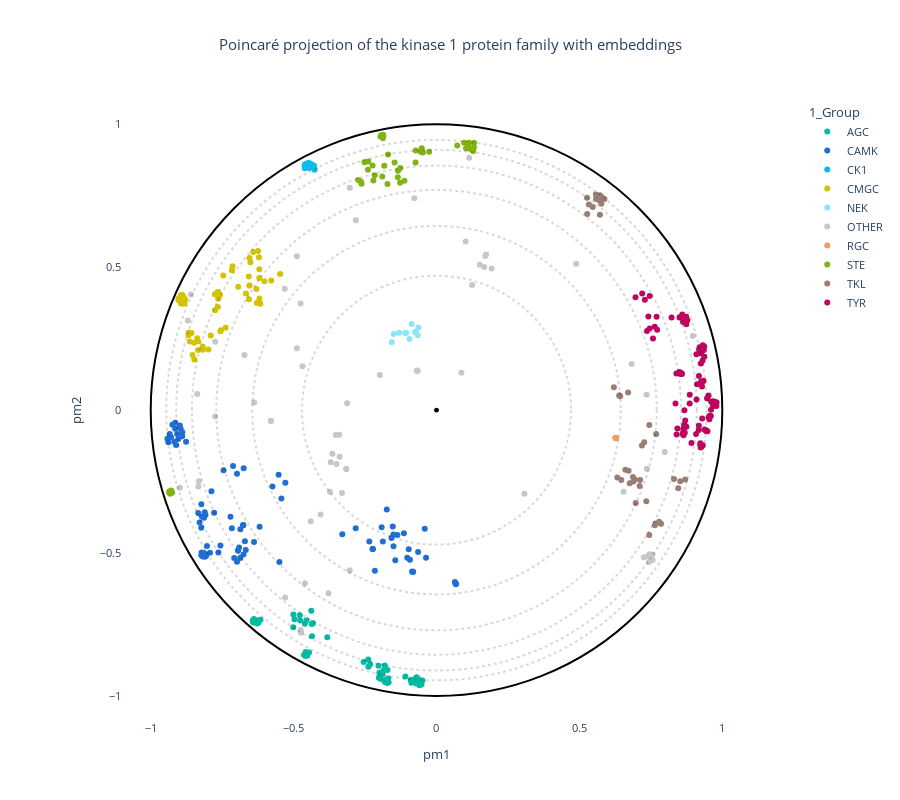

The notebook cell this image was saved under:
### Code cell
# OPTIONS =================================================
#Here you can set different parameters to color & annotate the resulting projection:
if embed :
    title = "Poincaré projection of the kinase 1 protein family with embeddings"  
else :
    title = "Poincaré projection of the kinase 1 protein family without embeddings"  

#----------------------------------------------------------
# Select the coloring from annotation .csv file:
labels_name = "1_Group"
# Select classes to label among the "labels_name" or "second_labels_name" column (comma separated list):
second_labels_name = ""
labels_text = []
show_text = False
#----------------------------------------------------------
# Use a custom color palette:
color_palette = kinase_palette #Default: None
use_custom_palette = True
#==========================================================


#Check projection visualization parameters
#Labels name
if labels_name == "":
    labels_name = None
elif labels_name not in annotation_names:
    raise NameError(f"labels_name {labels_name} is not in the availables annotations.\nAvailables annotations: {annotation_names}")
#Second labels name
if second_labels_name == "":
    second_labels_name = None
elif second_labels_name not in annotation_names:
    raise NameError(f'"second_labels_name" {second_labels_name} is not in the availables annotations.\nAvailables annotations: {annotation_names}')

if not use_custom_palette:
    color_palette = None

#Plot graph
fig = plot_embedding_interactive(df_embedding, 
                                 labels_name = labels_name,
                                 second_labels_name = second_labels_name, 
                                 show_text = show_text,
                                 labels_text = labels_text,
                                 color_palette = color_palette, 
                                 title = title, 
                                 fontsize = 11)
fig.show()

### Figure 1 — Plotly figure (JSON) as saved in the notebook; plotly's stock layout.template omitted (floating-point values rounded to 4 significant figures; data arrays with more than 128 entries replaced by an {"elided": "..."} marker saying what was removed)
{"data": [{"customdata": {"elided": "62x19 mixed values"}, "hovertemplate": "<b>%{hovertext}</b><br><br>1_Group=%{customdata[1]}<br>pm1=%{x}<br>pm2=%{y}<br>proteins_id=%{customdata[0]}<br>2_Gene=%{customdata[2]}<br>3_HGNC=%{customdata[3]}<br>4_Uni_entry=%{customdata[4]}<br>5_Uni_acc=%{customdata[5]}<br>6_Domain_begin=%{customdata[6]}<br>7_Domain_end=%{customdata[7]}<br>8_Domain_length=%{customdata[8]}<br>9_Largest_insert_length=%{customdata[9]}<br>10_PDB_validation=%{customdata[10]}<br>11_Conformational_state=%{customdata[11]}<br>12_Dihedral_state=%{customdata[12]}<br>13_Group_in_Uni=%{customdata[13]}<br>14_Group_in_Manning=%{customdata[14]}<br>15_Synonymn=%{customdata[15]}<br>evo_distance=%{customdata[16]}<br>decile_domain=%{customdata[17]}<br>small_cluster=%{customdata[18]}<extra></extra>", "hovertext": ["AGC", "AGC", "AGC", "AGC", "AGC", "AGC", "AGC", "AGC", "AGC", "AGC", "AGC", "AGC", "AGC", "AGC", "AGC", "AGC", "AGC", "AGC", "AGC", "AGC", "AGC", "AGC", "AGC", "AGC", "AGC", "AGC", "AGC", "AGC", "AGC", "AGC", "AGC", "AGC", "AGC", "AGC", "AGC", "AGC", "AGC", "AGC", "AGC", "AGC", "AGC", "AGC", "AGC", "AGC", "AGC", "AGC", "AGC", "AGC", "AGC", "AGC", "AGC", "AGC", "AGC", "AGC", "AGC", "AGC", "AGC", "AGC", "AGC", "AGC", "AGC", "AGC"], "legendgroup": "AGC", "marker": {"color": "#00bba1", "symbol": "circle"}, "mode": "markers", "name": "AGC", "orientation": "v", "showlegend": true, "type": "scatter", "x": [-0.1713, -0.181, -0.2029, -0.6359, -0.6337, -0.6397, -0.642, -0.6429, -0.4636, -0.4461, -0.4577, -0.4519, -0.4587, -0.4547, -0.4586, -0.6249, -0.6269, -0.2383, -0.2548, -0.2387, -0.2322, -0.382, -0.202, -0.1964, -0.09001, -0.08792, -0.1089, -0.1773, -0.1728, -0.1686, -0.07083, -0.05924, -0.06957, -0.06595, -0.06093, -0.04912, -0.05244, -0.0767, -0.0595, -0.1676, -0.1726, -0.1802, -0.1836, -0.6348, -0.639, -0.477, -0.4549, -0.4607, -0.4356, -0.4381, -0.4786, -0.4968, -0.5008, -0.5012, -0.1885, -0.186, -0.1998, -0.4332, -0.4332, -0.4362, -0.6227, -0.6161], "xaxis": "x", "y": [-0.9091, -0.8939, -0.8941, -0.7431, -0.7391, -0.7385, -0.7426, -0.7362, -0.8565, -0.8479, -0.846, -0.8587, -0.8534, -0.8549, -0.8606, -0.7366, -0.7464, -0.8977, -0.8812, -0.8723, -0.8893, -0.7946, -0.9361, -0.9404, -0.9444, -0.9538, -0.9316, -0.9432, -0.9445, -0.9389, -0.957, -0.9507, -0.935, -0.9514, -0.9423, -0.9461, -0.9597, -0.9419, -0.9627, -0.9522, -0.9546, -0.9514, -0.9465, -0.7336, -0.731, -0.7365, -0.7348, -0.7479, -0.791, -0.7017, -0.7173, -0.7321, -0.7149, -0.76, -0.923, -0.9115, -0.9193, -0.7462, -0.7461, -0.748, -0.743, -0.7332], "yaxis": "y"}, {"customdata": {"elided": "93x19 mixed values"}, "hovertemplate": "<b>%{hovertext}</b><br><br>1_Group=%{customdata[1]}<br>pm1=%{x}<br>pm2=%{y}<br>proteins_id=%{customdata[0]}<br>2_Gene=%{customdata[2]}<br>3_HGNC=%{customdata[3]}<br>4_Uni_entry=%{customdata[4]}<br>5_Uni_acc=%{customdata[5]}<br>6_Domain_begin=%{customdata[6]}<br>7_Domain_end=%{customdata[7]}<br>8_Domain_length=%{customdata[8]}<br>9_Largest_insert_length=%{customdata[9]}<br>10_PDB_validation=%{customdata[10]}<br>11_Conformational_state=%{customdata[11]}<br>12_Dihedral_state=%{customdata[12]}<br>13_Group_in_Uni=%{customdata[13]}<br>14_Group_in_Manning=%{customdata[14]}<br>15_Synonymn=%{customdata[15]}<br>evo_distance=%{customdata[16]}<br>decile_domain=%{customdata[17]}<br>small_cluster=%{customdata[18]}<extra></extra>", "hovertext": ["CAMK", "CAMK", "CAMK", "CAMK", "CAMK", "CAMK", "CAMK", "CAMK", "CAMK", "CAMK", "CAMK", "CAMK", "CAMK", "CAMK", "CAMK", "CAMK", "CAMK", "CAMK", "CAMK", "CAMK", "CAMK", "CAMK", "CAMK", "CAMK", "CAMK", "CAMK", "CAMK", "CAMK", "CAMK", "CAMK", "CAMK", "CAMK", "CAMK", "CAMK", "CAMK", "CAMK", "CAMK", "CAMK", "CAMK", "CAMK", "CAMK", "CAMK", "CAMK", "CAMK", "CAMK", "CAMK", "CAMK", "CAMK", "CAMK", "CAMK", "CAMK", "CAMK", "CAMK", "CAMK", "CAMK", "CAMK", "CAMK", "CAMK", "CAMK", "CAMK", "CAMK", "CAMK", "CAMK", "CAMK", "CAMK", "CAMK", "CAMK", "CAMK", "CAMK", "CAMK", "CAMK", "CAMK", "CAMK", "CAMK", "CAMK", "CAMK", "CAMK", "CAMK", "CAMK", "CAMK", "CAMK", "CAMK", "CAMK", "CAMK", "CAMK", "CAMK", "CAMK", "CAMK", "CAMK", "CAMK", "CAMK", "CAMK", "CAMK"], "legendgroup": "CAMK", "marker": {"color": "#1f6ed4", "symbol": "circle"}, "mode": "markers", "name": "CAMK", "orientation": "v", "showlegend": true, "type": "scatter", "x": [-0.5738, -0.529, -0.5427, -0.1504, -0.1505, -0.6908, -0.6753, -0.6943, -0.8085, -0.8209, -0.8135, -0.811, -0.6704, -0.08374, -0.08152, -0.687, -0.8338, -0.2157, -0.6385, -0.9076, -0.8894, -0.8762, -0.7161, -0.6862, -0.7211, -0.174, -0.9175, -0.7633, -0.756, -0.8031, -0.1368, -0.1576, -0.192, -0.153, -0.1442, -0.8062, -0.7927, -0.9142, -0.924, -0.9145, -0.8981, -0.1141, -0.3296, -0.2827, -0.929, -0.9383, -0.2352, -0.7874, -0.8227, -0.2234, -0.2234, -0.223, -0.7118, -0.6748, -0.7451, -0.5524, -0.6981, -0.6675, -0.1024, -0.09284, -0.6764, -0.6762, -0.6768, -0.7079, -0.698, -0.8098, -0.8174, -0.8177, -0.8131, -0.8218, -0.8231, -0.06446, -0.03665, -0.09713, -0.04113, -0.1877, -0.9335, -0.9417, -0.0854, -0.9034, -0.8897, -0.6189, -0.5495, -0.7782, -0.829, -0.8232, -0.9112, 0.0671, 0.0677, 0.06695, 0.06771, 0.0645, -0.8952], "xaxis": "x", "y": [-0.2671, -0.2538, -0.3092, -0.476, -0.4351, -0.481, -0.5051, -0.4922, -0.3667, -0.3721, -0.3764, -0.357, -0.4591, -0.5662, -0.5655, -0.5172, -0.3602, -0.562, -0.4613, -0.08329, -0.0775, -0.1107, -0.4132, -0.4165, -0.3729, -0.348, -0.1107, -0.4983, -0.4736, -0.4756, -0.4366, -0.4475, -0.41, -0.4069, -0.5252, -0.5092, -0.4991, -0.04396, -0.05136, -0.06499, -0.05358, -0.4306, -0.434, -0.4135, -0.09484, -0.1123, -0.4593, -0.2837, -0.3295, -0.4856, -0.4861, -0.4857, -0.1956, -0.2036, -0.2103, -0.2262, -0.2224, -0.4895, -0.5167, -0.5239, -0.4024, -0.4022, -0.4025, -0.5172, -0.5309, -0.5131, -0.5076, -0.5125, -0.5002, -0.4985, -0.5078, -0.4964, -0.5162, -0.4864, -0.4149, -0.4597, -0.08364, -0.09991, -0.565, -0.101, -0.09124, -0.4083, -0.531, -0.359, -0.3936, -0.4116, -0.1221, -0.6073, -0.6081, -0.6068, -0.6086, -0.6015, -0.06536], "yaxis": "y"}, {"customdata": {"elided": "12x19 mixed values"}, "hovertemplate": "<b>%{hovertext}</b><br><br>1_Group=%{customdata[1]}<br>pm1=%{x}<br>pm2=%{y}<br>proteins_id=%{customdata[0]}<br>2_Gene=%{customdata[2]}<br>3_HGNC=%{customdata[3]}<br>4_Uni_entry=%{customdata[4]}<br>5_Uni_acc=%{customdata[5]}<br>6_Domain_begin=%{customdata[6]}<br>7_Domain_end=%{customdata[7]}<br>8_Domain_length=%{customdata[8]}<br>9_Largest_insert_length=%{customdata[9]}<br>10_PDB_validation=%{customdata[10]}<br>11_Conformational_state=%{customdata[11]}<br>12_Dihedral_state=%{customdata[12]}<br>13_Group_in_Uni=%{customdata[13]}<br>14_Group_in_Manning=%{customdata[14]}<br>15_Synonymn=%{customdata[15]}<br>evo_distance=%{customdata[16]}<br>decile_domain=%{customdata[17]}<br>small_cluster=%{customdata[18]}<extra></extra>", "hovertext": ["CK1", "CK1", "CK1", "CK1", "CK1", "CK1", "CK1", "CK1", "CK1", "CK1", "CK1", "CK1"], "legendgroup": "CK1", "marker": {"color": "#0dbae9", "symbol": "circle"}, "mode": "markers", "name": "CK1", "orientation": "v", "showlegend": true, "type": "scatter", "x": [-0.4413, -0.4372, -0.4455, -0.4492, -0.4476, -0.4512, -0.4455, -0.4264, -0.4287, -0.4612, -0.4604, -0.46], "xaxis": "x", "y": [0.8542, 0.8606, 0.8475, 0.8528, 0.8591, 0.8635, 0.8644, 0.8412, 0.8554, 0.8533, 0.8463, 0.8607], "yaxis": "y"}, {"customdata": {"elided": "65x19 mixed values"}, "hovertemplate": "<b>%{hovertext}</b><br><br>1_Group=%{customdata[1]}<br>pm1=%{x}<br>pm2=%{y}<br>proteins_id=%{customdata[0]}<br>2_Gene=%{customdata[2]}<br>3_HGNC=%{customdata[3]}<br>4_Uni_entry=%{customdata[4]}<br>5_Uni_acc=%{customdata[5]}<br>6_Domain_begin=%{customdata[6]}<br>7_Domain_end=%{customdata[7]}<br>8_Domain_length=%{customdata[8]}<br>9_Largest_insert_length=%{customdata[9]}<br>10_PDB_validation=%{customdata[10]}<br>11_Conformational_state=%{customdata[11]}<br>12_Dihedral_state=%{customdata[12]}<br>13_Group_in_Uni=%{customdata[13]}<br>14_Group_in_Manning=%{customdata[14]}<br>15_Synonymn=%{customdata[15]}<br>evo_distance=%{customdata[16]}<br>decile_domain=%{customdata[17]}<br>small_cluster=%{customdata[18]}<extra></extra>", "hovertext": ["CMGC", "CMGC", "CMGC", "CMGC", "CMGC", "CMGC", "CMGC", "CMGC", "CMGC", "CMGC", "CMGC", "CMGC", "CMGC", "CMGC", "CMGC", "CMGC", "CMGC", "CMGC", "CMGC", "CMGC", "CMGC", "CMGC", "CMGC", "CMGC", "CMGC", "CMGC", "CMGC", "CMGC", "CMGC", "CMGC", "CMGC", "CMGC", "CMGC", "CMGC", "CMGC", "CMGC", "CMGC", "CMGC", "CMGC", "CMGC", "CMGC", "CMGC", "CMGC", "CMGC", "CMGC", "CMGC", "CMGC", "CMGC", "CMGC", "CMGC", "CMGC", "CMGC", "CMGC", "CMGC", "CMGC", "CMGC", "CMGC", "CMGC", "CMGC", "CMGC", "CMGC", "CMGC", "CMGC", "CMGC", "CMGC"], "legendgroup": "CMGC", "marker": {"color": "#d5c203", "symbol": "circle"}, "mode": "markers", "name": "CMGC", "orientation": "v", "showlegend": true, "type": "scatter", "x": [-0.6567, -0.6196, -0.6543, -0.6544, -0.6164, -0.6211, -0.6412, -0.6244, -0.6212, -0.651, -0.6544, -0.6021, -0.6302, -0.6938, -0.6668, -0.5781, -0.62, -0.5471, -0.6565, -0.6202, -0.6285, -0.764, -0.7635, -0.7756, -0.7663, -0.7581, -0.9024, -0.9029, -0.9005, -0.9017, -0.754, -0.7561, -0.7379, -0.8796, -0.8866, -0.8927, -0.8856, -0.8915, -0.7651, -0.7746, -0.8823, -0.888, -0.8874, -0.8941, -0.7138, -0.716, -0.8341, -0.8572, -0.8373, -0.8628, -0.8484, -0.834, -0.7901, -0.8177, -0.8536, -0.8474, -0.7979, -0.8678, -0.8672, -0.746, -0.8177, -0.8815, -0.8937, -0.8927, -0.8893], "xaxis": "x", "y": [0.4679, 0.3902, 0.4364, 0.4365, 0.3722, 0.377, 0.5536, 0.5564, 0.5345, 0.5173, 0.532, 0.4512, 0.4236, 0.432, 0.4084, 0.4536, 0.4934, 0.4766, 0.3884, 0.4624, 0.3745, 0.3895, 0.413, 0.4056, 0.4125, 0.4019, 0.3844, 0.3877, 0.3875, 0.3912, 0.2796, 0.2764, 0.2883, 0.3875, 0.3886, 0.3939, 0.3966, 0.3871, 0.3607, 0.3494, 0.3728, 0.3729, 0.3797, 0.3729, 0.5032, 0.4893, 0.2103, 0.2701, 0.2514, 0.2404, 0.2361, 0.2408, 0.2608, 0.2116, 0.1927, 0.1771, 0.2117, 0.2619, 0.2709, 0.4711, 0.2221, 0.3792, 0.4002, 0.4026, 0.4031], "yaxis": "y"}, {"customdata": {"elided": "11x19 mixed values"}, "hovertemplate": "<b>%{hovertext}</b><br><br>1_Group=%{customdata[1]}<br>pm1=%{x}<br>pm2=%{y}<br>proteins_id=%{customdata[0]}<br>2_Gene=%{customdata[2]}<br>3_HGNC=%{customdata[3]}<br>4_Uni_entry=%{customdata[4]}<br>5_Uni_acc=%{customdata[5]}<br>6_Domain_begin=%{customdata[6]}<br>7_Domain_end=%{customdata[7]}<br>8_Domain_length=%{customdata[8]}<br>9_Largest_insert_length=%{customdata[9]}<br>10_PDB_validation=%{customdata[10]}<br>11_Conformational_state=%{customdata[11]}<br>12_Dihedral_state=%{customdata[12]}<br>13_Group_in_Uni=%{customdata[13]}<br>14_Group_in_Manning=%{customdata[14]}<br>15_Synonymn=%{customdata[15]}<br>evo_distance=%{customdata[16]}<br>decile_domain=%{customdata[17]}<br>small_cluster=%{customdata[18]}<extra></extra>", "hovertext": ["NEK", "NEK", "NEK", "NEK", "NEK", "NEK", "NEK", "NEK", "NEK", "NEK", "NEK"], "legendgroup": "NEK", "marker": {"color": "#8ce4fa", "symbol": "circle"}, "mode": "markers", "name": "NEK", "orientation": "v", "showlegend": true, "type": "scatter", "x": [-0.06534, -0.1565, -0.07393, -0.08706, -0.07359, -0.06338, -0.09445, -0.1306, -0.1494, -0.1092, -0.1066], "xaxis": "x", "y": [0.2621, 0.2376, 0.2738, 0.3011, 0.2729, 0.2891, 0.249, 0.2704, 0.2666, 0.2695, 0.2699], "yaxis": "y"}, {"customdata": {"elided": "66x19 mixed values"}, "hovertemplate": "<b>%{hovertext}</b><br><br>1_Group=%{customdata[1]}<br>pm1=%{x}<br>pm2=%{y}<br>proteins_id=%{customdata[0]}<br>2_Gene=%{customdata[2]}<br>3_HGNC=%{customdata[3]}<br>4_Uni_entry=%{customdata[4]}<br>5_Uni_acc=%{customdata[5]}<br>6_Domain_begin=%{customdata[6]}<br>7_Domain_end=%{customdata[7]}<br>8_Domain_length=%{customdata[8]}<br>9_Largest_insert_length=%{customdata[9]}<br>10_PDB_validation=%{customdata[10]}<br>11_Conformational_state=%{customdata[11]}<br>12_Dihedral_state=%{customdata[12]}<br>13_Group_in_Uni=%{customdata[13]}<br>14_Group_in_Manning=%{customdata[14]}<br>15_Synonymn=%{customdata[15]}<br>evo_distance=%{customdata[16]}<br>decile_domain=%{customdata[17]}<br>small_cluster=%{customdata[18]}<extra></extra>", "hovertext": ["OTHER", "OTHER", "OTHER", "OTHER", "OTHER", "OTHER", "OTHER", "OTHER", "OTHER", "OTHER", "OTHER", "OTHER", "OTHER", "OTHER", "OTHER", "OTHER", "OTHER", "OTHER", "OTHER", "OTHER", "OTHER", "OTHER", "OTHER", "OTHER", "OTHER", "OTHER", "OTHER", "OTHER", "OTHER", "OTHER", "OTHER", "OTHER", "OTHER", "OTHER", "OTHER", "OTHER", "OTHER", "OTHER", "OTHER", "OTHER", "OTHER", "OTHER", "OTHER", "OTHER", "OTHER", "OTHER", "OTHER", "OTHER", "OTHER", "OTHER", "OTHER", "OTHER", "OTHER", "OTHER", "OTHER", "OTHER", "OTHER", "OTHER", "OTHER", "OTHER", "OTHER", "OTHER", "OTHER", "OTHER", "OTHER", "OTHER"], "legendgroup": "OTHER", "marker": {"color": "#c7c7c7", "symbol": "circle"}, "mode": "markers", "name": "OTHER", "orientation": "v", "showlegend": true, "type": "scatter", "x": [-0.0661, -0.06678, -0.7749, -0.8371, -0.7742, -0.3308, 0.6825, 0.1249, 0.1928, 0.1668, 0.1143, 0.1511, -0.8318, -0.8335, -0.06868, 0.3079, -0.3727, -0.3161, 0.735, 0.7987, 0.7439, 0.7563, -0.1982, 0.6544, -0.3404, -0.5794, -0.4605, -0.6719, -0.6381, -0.4885, 0.1024, 0.8967, -0.5798, -0.0777, -0.8981, -0.4743, -0.4749, -0.3037, -0.3781, -0.469, -0.4884, -0.2823, -0.5299, 0.08723, -0.4756, -0.3529, -0.313, -0.8701, -0.3032, -0.3157, 0.736, -0.44, -0.4056, 0.489, -0.531, -0.8596, -0.3501, -0.3702, -0.3388, -0.3643, 0.1706, 0.1736, 0.7448, 0.7396, 0.7254, 0.7559], "xaxis": "x", "y": [0.1381, 0.1372, -0.02189, 0.0567, 0.2391, -0.2899, 0.1619, 0.4379, 0.4955, 0.5012, 0.8833, 0.5086, -0.2493, -0.2674, 0.1385, -0.2922, -0.2858, -0.2061, 0.05371, -0.1461, -0.5312, -0.5248, 0.1228, -0.2855, -0.08593, -0.03797, -0.6053, 0.1929, 0.0268, 0.5381, 0.5898, 0.2597, -0.03774, 0.7418, -0.2715, -0.7789, -0.7692, -0.5602, -0.6406, 0.1535, 0.2169, 0.6641, -0.6553, 0.1307, 0.3728, -0.08672, 0.02448, 0.3134, 0.7782, -0.2061, -0.2051, -0.3889, -0.365, 0.5118, 0.4243, 0.4046, -0.1889, -0.1822, -0.1628, -0.1525, 0.5392, 0.5448, -0.5042, -0.5113, -0.5146, -0.5049], "yaxis": "y"}, {"customdata": [[310, "RGC", "GUCY2C", "HGNC:4688", "GUC2C_HUMAN", "P25092", 489, 747, 259, 19, "nan", "nan", "nan", "RGC", "RGC", "GUC2C,STAR", 2.488, 2, "Other"], [311, "RGC", "GUCY2D", "HGNC:4689", "GUC2D_HUMAN", "Q02846", 510, 807, 298, 26, "nan", "nan", "nan", "RGC", "RGC", "CORD6,GUC1A4,GUC2D,RETGC,RETGC1", 2.543, 8, "Other"], [312, "RGC", "GUCY2F", "HGNC:4691", "GUC2F_HUMAN", "P51841", 547, 811, 265, 14, "nan", "nan", "nan", "RGC", "RGC", "GUC2F,RETGC2", 2.446, 5, "Other"], [313, "RGC", "NPR1", "HGNC:7943", "ANPRA_HUMAN", "P16066", 533, 803, 271, 15, "nan", "nan", "nan", "RGC", "RGC", "ANPRA", 2.158, 6, "Other"], [314, "RGC", "NPR2", "HGNC:7944", "ANPRB_HUMAN", "P20594", 517, 788, 272, 15, "nan", "nan", "nan", "RGC", "RGC", "ANPRB", 2.134, 6, "Other"]], "hovertemplate": "<b>%{hovertext}</b><br><br>1_Group=%{customdata[1]}<br>pm1=%{x}<br>pm2=%{y}<br>proteins_id=%{customdata[0]}<br>2_Gene=%{customdata[2]}<br>3_HGNC=%{customdata[3]}<br>4_Uni_entry=%{customdata[4]}<br>5_Uni_acc=%{customdata[5]}<br>6_Domain_begin=%{customdata[6]}<br>7_Domain_end=%{customdata[7]}<br>8_Domain_length=%{customdata[8]}<br>9_Largest_insert_length=%{customdata[9]}<br>10_PDB_validation=%{customdata[10]}<br>11_Conformational_state=%{customdata[11]}<br>12_Dihedral_state=%{customdata[12]}<br>13_Group_in_Uni=%{customdata[13]}<br>14_Group_in_Manning=%{customdata[14]}<br>15_Synonymn=%{customdata[15]}<br>evo_distance=%{customdata[16]}<br>decile_domain=%{customdata[17]}<br>small_cluster=%{customdata[18]}<extra></extra>", "hovertext": ["RGC", "RGC", "RGC", "RGC", "RGC"], "legendgroup": "RGC", "marker": {"color": "#f59a62", "symbol": "circle"}, "mode": "markers", "name": "RGC", "orientation": "v", "showlegend": true, "type": "scatter", "x": [0.6278, 0.6268, 0.6267, 0.627, 0.6266], "xaxis": "x", "y": [-0.09832, -0.09789, -0.09706, -0.09785, -0.09773], "yaxis": "y"}, {"customdata": {"elided": "47x19 mixed values"}, "hovertemplate": "<b>%{hovertext}</b><br><br>1_Group=%{customdata[1]}<br>pm1=%{x}<br>pm2=%{y}<br>proteins_id=%{customdata[0]}<br>2_Gene=%{customdata[2]}<br>3_HGNC=%{customdata[3]}<br>4_Uni_entry=%{customdata[4]}<br>5_Uni_acc=%{customdata[5]}<br>6_Domain_begin=%{customdata[6]}<br>7_Domain_end=%{customdata[7]}<br>8_Domain_length=%{customdata[8]}<br>9_Largest_insert_length=%{customdata[9]}<br>10_PDB_validation=%{customdata[10]}<br>11_Conformational_state=%{customdata[11]}<br>12_Dihedral_state=%{customdata[12]}<br>13_Group_in_Uni=%{customdata[13]}<br>14_Group_in_Manning=%{customdata[14]}<br>15_Synonymn=%{customdata[15]}<br>evo_distance=%{customdata[16]}<br>decile_domain=%{customdata[17]}<br>small_cluster=%{customdata[18]}<extra></extra>", "hovertext": ["STE", "STE", "STE", "STE", "STE", "STE", "STE", "STE", "STE", "STE", "STE", "STE", "STE", "STE", "STE", "STE", "STE", "STE", "STE", "STE", "STE", "STE", "STE", "STE", "STE", "STE", "STE", "STE", "STE", "STE", "STE", "STE", "STE", "STE", "STE", "STE", "STE", "STE", "STE", "STE", "STE", "STE", "STE", "STE", "STE", "STE", "STE"], "legendgroup": "STE", "marker": {"color": "#80b412", "symbol": "circle"}, "mode": "markers", "name": "STE", "orientation": "v", "showlegend": true, "type": "scatter", "x": [-0.1877, -0.1907, -0.1903, -0.1857, -0.1962, -0.1933, -0.1871, 0.09673, 0.07259, 0.1162, 0.1034, 0.1099, 0.1142, 0.1315, 0.1285, 0.1309, -0.1716, -0.1467, -0.1353, -0.1347, -0.05598, -0.127, -0.04769, -0.07296, -0.02563, -0.05164, -0.2237, -0.9351, -0.9352, -0.9316, -0.9283, -0.9252, -0.9308, -0.112, -0.1275, -0.2209, -0.1898, -0.2161, -0.1695, -0.2397, -0.1828, -0.2389, -0.2519, -0.2622, -0.2738, -0.2646, -0.07349], "xaxis": "x", "y": [0.9514, 0.9566, 0.9603, 0.9591, 0.9572, 0.962, 0.9636, 0.9354, 0.9258, 0.9142, 0.9162, 0.9273, 0.9353, 0.936, 0.9064, 0.9199, 0.7912, 0.8661, 0.8146, 0.8372, 0.9041, 0.8474, 0.9011, 0.9089, 0.9039, 0.9168, 0.8562, -0.2844, -0.2894, -0.2926, -0.2814, -0.289, -0.2871, 0.8028, 0.796, 0.8037, 0.8174, 0.8217, 0.8946, 0.841, 0.8554, 0.8698, 0.867, 0.7925, 0.8053, 0.7998, 0.8664], "yaxis": "y"}, {"customdata": {"elided": "42x19 mixed values"}, "hovertemplate": "<b>%{hovertext}</b><br><br>1_Group=%{customdata[1]}<br>pm1=%{x}<br>pm2=%{y}<br>proteins_id=%{customdata[0]}<br>2_Gene=%{customdata[2]}<br>3_HGNC=%{customdata[3]}<br>4_Uni_entry=%{customdata[4]}<br>5_Uni_acc=%{customdata[5]}<br>6_Domain_begin=%{customdata[6]}<br>7_Domain_end=%{customdata[7]}<br>8_Domain_length=%{customdata[8]}<br>9_Largest_insert_length=%{customdata[9]}<br>10_PDB_validation=%{customdata[10]}<br>11_Conformational_state=%{customdata[11]}<br>12_Dihedral_state=%{customdata[12]}<br>13_Group_in_Uni=%{customdata[13]}<br>14_Group_in_Manning=%{customdata[14]}<br>15_Synonymn=%{customdata[15]}<br>evo_distance=%{customdata[16]}<br>decile_domain=%{customdata[17]}<br>small_cluster=%{customdata[18]}<extra></extra>", "hovertext": ["TKL", "TKL", "TKL", "TKL", "TKL", "TKL", "TKL", "TKL", "TKL", "TKL", "TKL", "TKL", "TKL", "TKL", "TKL", "TKL", "TKL", "TKL", "TKL", "TKL", "TKL", "TKL", "TKL", "TKL", "TKL", "TKL", "TKL", "TKL", "TKL", "TKL", "TKL", "TKL", "TKL", "TKL", "TKL", "TKL", "TKL", "TKL", "TKL", "TKL", "TKL", "TKL"], "legendgroup": "TKL", "marker": {"color": "#997e73", "symbol": "circle"}, "mode": "markers", "name": "TKL", "orientation": "v", "showlegend": true, "type": "scatter", "x": [0.577, 0.5704, 0.5577, 0.5331, 0.5467, 0.5721, 0.572, 0.6394, 0.7662, 0.5875, 0.5787, 0.5273, 0.7445, 0.6887, 0.8457, 0.8529, 0.8702, 0.8311, 0.7858, 0.7788, 0.7686, 0.7446, 0.6466, 0.6326, 0.6943, 0.7124, 0.6971, 0.7108, 0.6759, 0.6608, 0.672, 0.6874, 0.7641, 0.6705, 0.6402, 0.6206, 0.6428, 0.7188, 0.7269, 0.5582, 0.5266, 0.7342], "xaxis": "x", "y": [0.7218, 0.7336, 0.7542, 0.7194, 0.7108, 0.7521, 0.6834, 0.05094, -0.3978, 0.7387, 0.7453, 0.6862, -0.4366, -0.2501, -0.2731, -0.2485, -0.243, -0.2412, -0.3976, -0.3909, -0.08381, -0.05181, -0.2448, -0.2359, -0.2429, -0.2448, -0.3247, -0.2659, -0.2555, -0.209, -0.2118, -0.2336, -0.4027, 0.06141, 0.05091, 0.07983, 0.04846, -0.1237, -0.112, 0.7387, 0.7429, -0.3191], "yaxis": "y"}, {"customdata": {"elided": "94x19 mixed values"}, "hovertemplate": "<b>%{hovertext}</b><br><br>1_Group=%{customdata[1]}<br>pm1=%{x}<br>pm2=%{y}<br>proteins_id=%{customdata[0]}<br>2_Gene=%{customdata[2]}<br>3_HGNC=%{customdata[3]}<br>4_Uni_entry=%{customdata[4]}<br>5_Uni_acc=%{customdata[5]}<br>6_Domain_begin=%{customdata[6]}<br>7_Domain_end=%{customdata[7]}<br>8_Domain_length=%{customdata[8]}<br>9_Largest_insert_length=%{customdata[9]}<br>10_PDB_validation=%{customdata[10]}<br>11_Conformational_state=%{customdata[11]}<br>12_Dihedral_state=%{customdata[12]}<br>13_Group_in_Uni=%{customdata[13]}<br>14_Group_in_Manning=%{customdata[14]}<br>15_Synonymn=%{customdata[15]}<br>evo_distance=%{customdata[16]}<br>decile_domain=%{customdata[17]}<br>small_cluster=%{customdata[18]}<extra></extra>", "hovertext": ["TYR", "TYR", "TYR", "TYR", "TYR", "TYR", "TYR", "TYR", "TYR", "TYR", "TYR", "TYR", "TYR", "TYR", "TYR", "TYR", "TYR", "TYR", "TYR", "TYR", "TYR", "TYR", "TYR", "TYR", "TYR", "TYR", "TYR", "TYR", "TYR", "TYR", "TYR", "TYR", "TYR", "TYR", "TYR", "TYR", "TYR", "TYR", "TYR", "TYR", "TYR", "TYR", "TYR", "TYR", "TYR", "TYR", "TYR", "TYR", "TYR", "TYR", "TYR", "TYR", "TYR", "TYR", "TYR", "TYR", "TYR", "TYR", "TYR", "TYR", "TYR", "TYR", "TYR", "TYR", "TYR", "TYR", "TYR", "TYR", "TYR", "TYR", "TYR", "TYR", "TYR", "TYR", "TYR", "TYR", "TYR", "TYR", "TYR", "TYR", "TYR", "TYR", "TYR", "TYR", "TYR", "TYR", "TYR", "TYR", "TYR", "TYR", "TYR", "TYR", "TYR", "TYR"], "legendgroup": "TYR", "marker": {"color": "#bd065f", "symbol": "circle"}, "mode": "markers", "name": "TYR", "orientation": "v", "showlegend": true, "type": "scatter", "x": [0.9311, 0.918, 0.9181, 0.926, 0.8393, 0.8612, 0.9246, 0.9231, 0.8742, 0.892, 0.9301, 0.9258, 0.9438, 0.9606, 0.9795, 0.9669, 0.9711, 0.9729, 0.9673, 0.9698, 0.9762, 0.9752, 0.9686, 0.9744, 0.9763, 0.978, 0.9802, 0.9431, 0.9481, 0.938, 0.8858, 0.8862, 0.7413, 0.7702, 0.7635, 0.7719, 0.8671, 0.85, 0.8776, 0.86, 0.8429, 0.8639, 0.84, 0.9289, 0.9183, 0.927, 0.9316, 0.9564, 0.7197, 0.9601, 0.6962, 0.9522, 0.7459, 0.8226, 0.8627, 0.8643, 0.9373, 0.9247, 0.9346, 0.8689, 0.8676, 0.8546, 0.8587, 0.8498, 0.929, 0.9354, 0.9187, 0.9208, 0.8634, 0.8737, 0.9467, 0.9521, 0.8674, 0.9095, 0.7575, 0.9316, 0.9368, 0.9117, 0.8549, 0.8673, 0.8704, 0.8363, 0.9297, 0.9231, 0.7459, 0.7367, 0.9099, 0.9083, 0.9271, 0.9546, 0.7291, 0.8585, 0.8744, 0.9606], "xaxis": "x", "y": [0.173, -0.05458, -0.06922, 0.09979, 0.1279, -0.08159, -0.1305, -0.1225, 0.3008, -0.1149, 0.2079, 0.1984, -0.07131, 0.03026, 0.01433, 0.02396, 0.01713, 0.02164, 0.01719, 0.01986, 0.01793, 0.01405, 0.03085, 0.02436, 0.02807, 0.02313, 0.02642, -0.07323, -0.07432, -0.06764, 0.02293, 0.05396, 0.3278, 0.327, 0.2914, 0.2816, -0.05997, 0.3239, 0.3142, 0.3348, -0.06406, -0.06621, -0.0856, 0.08272, 0.1191, 0.0933, -0.123, -0.01958, 0.4078, -0.02073, 0.3948, -0.02475, 0.3992, 0.3244, 0.3085, -0.08758, 0.187, 0.1631, 0.1027, -0.07955, -0.0001646, 0.1262, 0.1265, 0.1331, 0.216, 0.2101, 0.2126, 0.2199, 0.3211, 0.3265, 0.04172, 0.0511, -0.05029, 0.1959, 0.2507, 0.2271, 0.223, 0.0906, 0.1296, -0.05553, -0.03631, 0.0228, -0.02935, -0.1163, 0.2857, 0.2772, 0.03699, -0.08337, -0.1273, -0.03229, 0.3865, 0.1282, -0.05775, 0.001743], "yaxis": "y"}], "layout": {"font": {"size": 11}, "height": 800, "legend": {"title": {"text": "1_Group"}, "tracegroupgap": 0}, "plot_bgcolor": "rgba(0, 0, 0, 0)", "shapes": [{"line": {"color": "black", "dash": "dot"}, "opacity": 0.15, "type": "circle", "x0": -0.4706, "x1": 0.4706, "y0": -0.4706, "y1": 0.4706}, {"line": {"color": "black", "dash": "dot"}, "opacity": 0.15, "type": "circle", "x0": -0.6447, "x1": 0.6447, "y0": -0.6447, "y1": 0.6447}, {"line": {"color": "black", "dash": "dot"}, "opacity": 0.15, "type": "circle", "x0": -0.7705, "x1": 0.7705, "y0": -0.7705, "y1": 0.7705}, {"line": {"color": "black", "dash": "dot"}, "opacity": 0.15, "type": "circle", "x0": -0.8557, "x1": 0.8557, "y0": -0.8557, "y1": 0.8557}, {"line": {"color": "black", "dash": "dot"}, "opacity": 0.15, "type": "circle", "x0": -0.9108, "x1": 0.9108, "y0": -0.9108, "y1": 0.9108}, {"line": {"color": "black", "dash": "dot"}, "opacity": 0.15, "type": "circle", "x0": -0.9455, "x1": 0.9455, "y0": -0.9455, "y1": 0.9455}, {"line": {"color": "Black"}, "type": "circle", "x0": -1, "x1": 1, "xref": "x", "y0": -1, "y1": 1, "yref": "y"}, {"fillcolor": "Black", "line": {"color": "Black"}, "type": "circle", "x0": -0.005, "x1": 0.005, "xref": "x", "y0": -0.005, "y1": 0.005, "yref": "y"}], "title": {"text": "Poincaré projection of the kinase 1 protein family with embeddings", "x": 0.5}, "xaxis": {"anchor": "y", "constrain": "domain", "domain": [0, 1], "range": [-1.1, 1.1], "title": {"text": "pm1"}}, "yaxis": {"anchor": "x", "domain": [0, 1], "scaleanchor": "x", "scaleratio": 1, "title": {"text": "pm2"}}, "yaxis2": {"layer": "below traces", "matches": "y", "overlaying": "y"}}}
